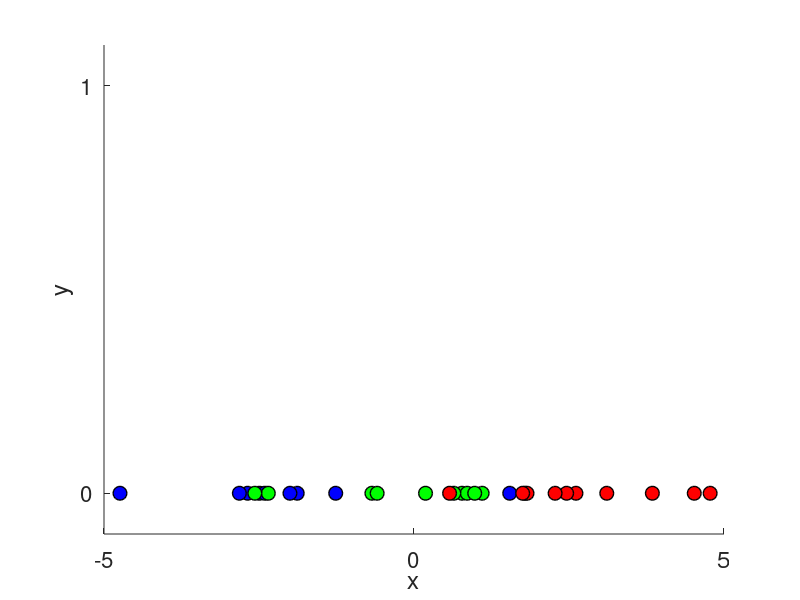

Source code (MATLAB): (Note: this script raises an error after producing the figure.)
% Author: Stefan Stavrev 2013
close all;
clear all;

figure;

% Generate data for class 0.
I_0 = 10;
mu_0 = -2;
sigma_0 = 1.5;
class_0 = normrnd(mu_0, sigma_0, 1, I_0);
scatter(class_0, zeros(1,I_0),100,'fill','MarkerEdgeColor','k', ...
       'MarkerFaceColor','b','LineWidth',1);
hold on;

% Generate data for class 1.
I_1 = 10;
mu_1 = 0;
sigma_1 = 1.5;
class_1 = normrnd(mu_1, sigma_1, 1, I_1);
scatter(class_1, zeros(1,I_1),100,'fill','MarkerEdgeColor','k', ...
       'MarkerFaceColor','g','LineWidth',1);
   
% Generate data for class 2.
I_2 = 10;
mu_2 = 2;
sigma_2 = 1.5;
class_2 = normrnd(mu_2, sigma_2, 1, I_2);
scatter(class_2, zeros(1,I_2),100,'fill','MarkerEdgeColor','k', ...
       'MarkerFaceColor','r','LineWidth',1);
   
% Plot properties.
xlabel('x', 'FontSize', 16);
ylabel('y', 'FontSize', 16);
axis([-5,5,-0.1,1.1]);
set(gca,'XTick',[-5,0,5],'YTick',[0,1],'FontSize', 16);

% Prepare training data.
X = [class_0 class_1 class_2];
X = [ones(1,I_0+I_1+I_2); X];
w = [zeros(I_0,1); ones(I_1,1); 2*ones(I_2,1)] + 1;
X_test = -5:0.1:5;
X_test = [ones(1,size(X_test,2)); X_test];

% Fit a multi-class logistic regression model.
Predictions = fit_mclr (X, w, X_test, 3);

% Plot the predictions.
plot(-5:0.1:5, Predictions(1,:), 'LineWidth',2,'LineSmoothing','on','Color','b');
hold on;
plot(-5:0.1:5, Predictions(2,:), 'LineWidth',2,'LineSmoothing','on','Color','g');
hold on;
plot(-5:0.1:5, Predictions(3,:), 'LineWidth',2,'LineSmoothing','on','Color','r');
hold off;